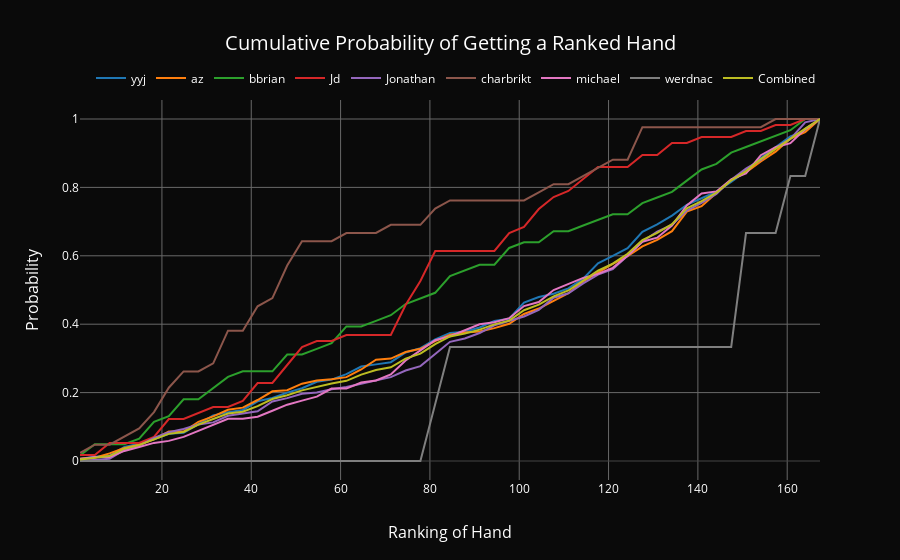

This figure's notebook cell:
### Code cell
# Create a figure
fig = go.Figure()

bin_edges = np.linspace(0, 169, 52)  # 10 bins for rankings 1-100
def get_bin_counts(rankings, bins):
    """Count occurrences in each bin for the given rankings."""
    counts, _ = np.histogram(rankings, bins=bins)
    return counts

# Add a line for the binned data of each player
for player, rankings in hand_rankings.items():
    # if player not in {"yyj", "Jonathan", "az", "michael"}:
    #     continue
    bin_counts = np.cumsum(get_bin_counts(rankings, bin_edges) / len(rankings))
    # Using the midpoint of bins for x-axis values
    bin_midpoints = (bin_edges[:-1] + bin_edges[1:]) / 2
    fig.add_trace(go.Scatter(x=bin_midpoints, y=bin_counts, mode='lines', name=player))

bin_counts = np.cumsum(get_bin_counts(all_rankings, bin_edges) / len(all_rankings))
# Using the midpoint of bins for x-axis values
bin_midpoints = (bin_edges[:-1] + bin_edges[1:]) / 2
fig.add_trace(go.Scatter(x=bin_midpoints, y=bin_counts, mode='lines', name="Combined"))

# Update the layout for readability
fig.update_layout(
    title='Cumulative Probability of Getting a Ranked Hand',
    xaxis_title='Ranking of Hand',
    yaxis_title='Probability',
)

# Show the figure
fig.show()
